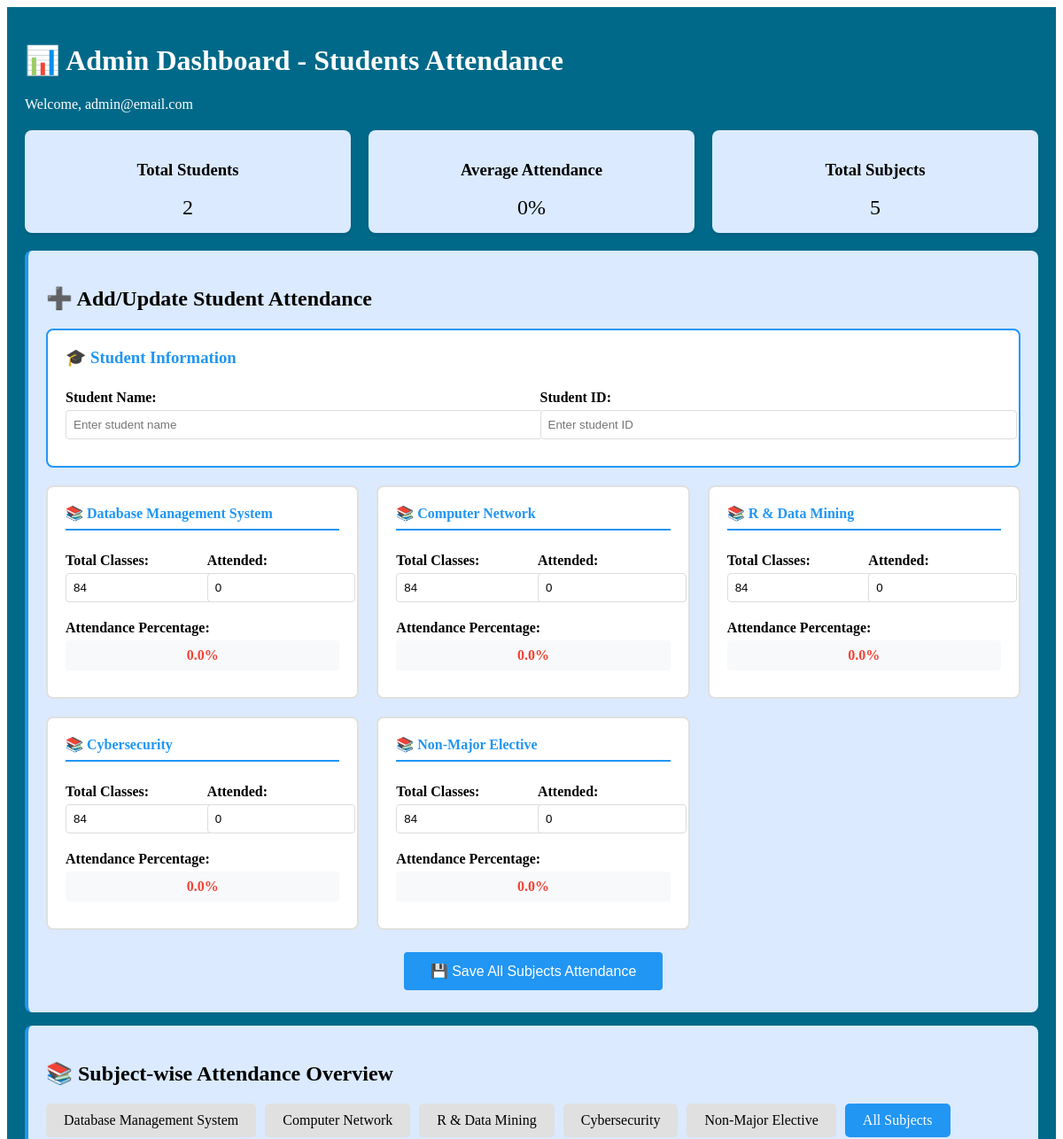
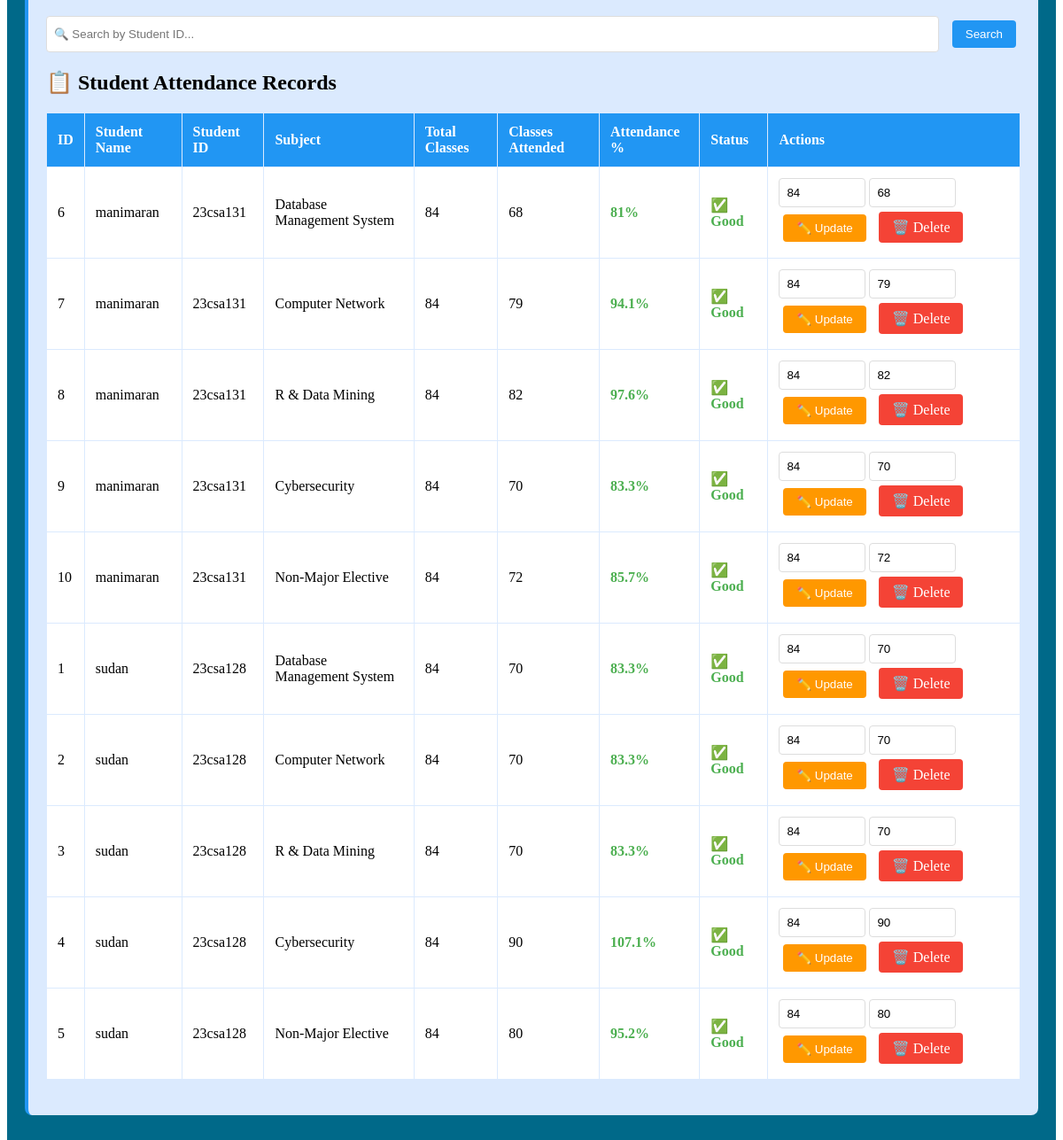
Page /ad_att.php (signed in) on the committed database (2 pictures, top to bottom).
### tables this page shows
CREATE TABLE `attendance` (
  `id` int(11) NOT NULL,
  `student_name` varchar(255) NOT NULL,
  `student_id` varchar(255) NOT NULL,
  `subject` enum('DBMS','Computer_Network','R_Data_Mining','Cybersecurity','NME') NOT NULL,
  `total_classes` int(11) NOT NULL DEFAULT 0,
  `classes_attended` int(11) NOT NULL DEFAULT 0,
  `percentage` decimal(5,2) NOT NULL
);

### ad_att.php (the view, shortened to what this page needs)
<?php
include 'connect.php';
$subjects = [
    'DBMS' => 'Database Management System',
    'Computer_Network' => 'Computer Network',
    'R_Data_Mining' => 'R & Data Mining',
    'Cybersecurity' => 'Cybersecurity',
    'NME' => 'Non-Major Elective'
];
$search_query = "";
$search_condition = "";
$result = $conn->query("SELECT * FROM attendance" . $search_condition . " ORDER BY student_name, subject");
?>
<!DOCTYPE html>
<html lang="en">
<head>
    <link rel="stylesheet" href="ad_style.css">
</head>
<body>
    <div class="container">
        <h1 style="color:white;">📊 Admin Dashboard - Students Attendance</h1>
        <p style="color:white;">Welcome, <?php echo $_SESSION['email']; ?> </p>
        <div class="stats">
            <div class="stat-card">
                <h3>Total Students</h3>
                <p style="font-size: 24px; margin: 0;">
                    <?php
                    $total_students = $conn->query("SELECT COUNT(DISTINCT student_id) as total FROM attendance");
                    echo $total_students->fetch_assoc()['total'] ?: '0';
                    ?>
                </p>
            </div>
            <div class="stat-card">
                <h3>Average Attendance</h3>
                <p style="font-size: 24px; margin: 0;">
                    <?php
                    $avg = $conn->query("SELECT AVG(percentage) as avg_percentage FROM attendance");
                    echo $avg->fetch_assoc()['avg_percentage'] ? round($avg->fetch_assoc()['avg_percentage'], 1) . '%' : '0%';
                    ?>
                </p>
            </div>
            <div class="stat-card">
                <h3>Total Subjects</h3>
                <p style="font-size: 24px; margin: 0;">5</p>
            </div>
        </div>
        <div class="card">
            <h2>➕ Add/Update Student Attendance</h2>
            <form method="POST" action="" id="attendanceForm">
                <div class="student-info-box">
                    <h3>🎓 Student Information</h3>
                    <div class="grid-2">
                        <div class="form-group">
                            <label>Student Name:</label>
                            <input type="text" name="student_name" id="student_name" required placeholder="Enter student name">
                        </div>
                        <div class="form-group">
                            <label>Student ID:</label>
                            <input type="text" name="student_id" id="student_id" required placeholder="Enter student ID" onblur="checkExistingRecords()">
                        </div>
                    </div>
                </div>
                <div class="subject-container">
                    <?php foreach($subjects as $key => $value): ?>
                    <div class="subject-box">
                        <h4>📚 <?php echo $value; ?></h4>
                        <div class="input-row">
                            <div class="input-group">
                                <label>Total Classes:</label>
                                <input type="number" name="total_classes_<?php echo $key; ?>"
                                       id="total_<?php echo $key; ?>"
                                       min="0" value="84"
                                       placeholder="Total"
                                       oninput="calculatePercentage('<?php echo $key; ?>')">
                            </div>
                            <div class="input-group">
                                <label>Attended:</label>
                                <input type="number" name="classes_attended_<?php echo $key; ?>"
                                       id="attended_<?php echo $key; ?>"
                                       min="0" value="0"
                                       placeholder="Attended"
                                       oninput="calculatePercentage('<?php echo $key; ?>')">
                            </div>
                        </div>
                        <div class="input-group">
                            <label>Attendance Percentage:</label>
                            <div id="percentage_<?php echo $key; ?>" style="padding: 8px; background: #f8f9fa; border-radius: 4px; text-align: center; font-weight: bold;">
                            </div>
                        </div>
                    </div>
                    <?php endforeach; ?>
                </div>
                <div style="text-align: center; margin-top: 20px;">
                    <button type="submit" name="add_attendance" class="btn btn-primary" style="padding: 12px 30px; font-size: 16px;">
                        💾 Save All Subjects Attendance
                    </button>
                </div>
            </form>
        </div>
        <div class="card">
            <h2>📚 Subject-wise Attendance Overview</h2>
            <div class="subject-tabs">
                <?php foreach($subjects as $key => $value): ?>
                <div class="subject-tab" onclick="filterSubject('<?php echo $key; ?>')">
                    <?php echo $value; ?>
                </div>
                <?php endforeach; ?>
                <div class="subject-tab active" onclick="filterSubject('all')">All Subjects</div>
            </div>
            <div class="search-container">
                <form method="GET" action="" style="display: flex; width: 100%; gap: 10px;">
                    <input type="text" name="search" placeholder="🔍 Search by Student ID..." value="<?php echo htmlspecialchars($search_query); ?>">
                    <button type="submit" class="btn btn-primary">Search</button>
                </form>
            </div>
            <h2>📋 Student Attendance Records</h2>
            <table id="attendanceTable">
                <thead>
                    <tr>
                        <th>ID</th>
                        <th>Student Name</th>
                        <th>Student ID</th>
                        <th>Subject</th>
                        <th>Total Classes</th>
                        <th>Classes Attended</th>
                        <th>Attendance %</th>
                        <th>Status</th>
                        <th>Actions</th>
                    </tr>
                </thead>
                <tbody>
                    <?php
                    if($result->num_rows > 0) {
                        while($row = $result->fetch_assoc()):
                            $percentage = $row['percentage'];
                            $status_class = '';
                            if($percentage >= 75) $status_class = 'percentage-high';
                            elseif($percentage >= 50) $status_class = 'percentage-medium';
                            else $status_class = 'percentage-low';
                    ?>
                    <tr data-subject="<?php echo $row['subject']; ?>">
                        <td><?php echo $row['id']; ?></td>
                        <td><?php echo $row['student_name']; ?></td>
                        <td><?php echo $row['student_id']; ?></td>
                        <td><?php echo $subjects[$row['subject']] ?? $row['subject']; ?></td>
                        <td><?php echo $row['total_classes']; ?></td>
                        <td><?php echo $row['classes_attended']; ?></td>
                        <td class="<?php echo $status_class; ?>">
                            <?php echo round($percentage, 1); ?>%
                        </td>
                        <td class="<?php echo $status_class; ?>">
                            <?php
                            if($percentage >= 75) echo '✅ Good';
                            elseif($percentage >= 50) echo '⚠️ Average';
                            else echo '❌ Low';
                            ?>
                        </td>
                        <td>
                            <form method="POST" action="" style="display: inline;">
                                <input type="number" name="total_classes" value="<?php echo $row['total_classes']; ?>" style="width: 80px; display: inline;">
                                <input type="number" name="classes_attended" value="<?php echo $row['classes_attended']; ?>" style="width: 80px; display: inline;">
                                <button type="submit" name="update_attendance" class="btn btn-warning">✏️ Update</button>
                            </form>
                            <a href="?delete=<?php echo $row['id']; ?><?php echo !empty($search_query) ? '&search=' . urlencode($search_query) : ''; ?>" class="btn btn-danger"
                               onclick="return confirm('Are you sure you want to delete this record?')">🗑️ Delete</a>
                        </td>
                    </tr>
                    <?php
                        endwhile;
                    } else {
                        if(!empty($search_query)) {
                            echo '<tr><td colspan="9" class="no-results">No attendance records found for student ID: "' . htmlspecialchars($search_query) . '"</td></tr>';
                        } else {
                            echo '<tr><td colspan="9" class="no-results">No attendance records found.</td></tr>';
                        }
                    }
                    ?>
                </tbody>
            </table>
        </div>
    </div>
</body>
</html>

### ad_style.css (style rules this page uses)
.container { max-width: 1500px; margin: 0 auto; padding: 20px; background:#006989 ; }
.card { background: #dbeafe; padding: 20px; margin: 15px 0; border-radius: 8px; border-left: 4px solid #2196F3; }
table { width: 100%; border-collapse: collapse; margin: 20px 0; background: white; }
th, td { border: 1px solid #dbeafe; padding: 12px; text-align: left; }
th { background-color: #2196F3; color: white; }
.btn { padding: 8px 15px; margin: 5px; border: none; border-radius: 4px; cursor: pointer; text-decoration: none; display: inline-block; }
.btn-primary { background: #2196F3; color: white; }
.btn-warning { background: #ff9800; color: white; }
.btn-danger { background: #f44336; color: white; }
.form-group { margin: 10px 0; }
label { display: block; margin-bottom: 5px; font-weight: bold; }
input, select { width: 100%; padding: 8px; border: 1px solid #ddd; border-radius: 4px; }
.percentage-high { color: #4CAF50; font-weight: bold; }
.stats { display: flex; gap: 20px; margin: 20px 0; }
.stat-card { flex: 1; background: #dbeafe; padding: 15px; border-radius: 8px; text-align: center; box-shadow: 0 2px 4px rgba(0,0,0,0.1); }
.subject-tabs { display: flex; gap: 10px; margin: 20px 0; flex-wrap: wrap; }
.subject-tab { padding: 10px 20px; background: #e0e0e0; border-radius: 5px; cursor: pointer; }
.subject-tab.active { background: #2196F3; color: white; }
.grid-2 { display: grid; grid-template-columns: 1fr 1fr; gap: 15px; }
.subject-container { display: grid; grid-template-columns: repeat(auto-fit, minmax(300px, 1fr)); gap: 20px; margin: 20px 0; }
.subject-box { background: white; padding: 20px; border-radius: 8px; border: 2px solid #e0e0e0; }
.subject-box h4 { margin: 0 0 15px 0; color: #2196F3; border-bottom: 2px solid #2196F3; padding-bottom: 8px; }
.student-info-box { background: white; padding: 20px; border-radius: 8px; border: 2px solid #2196F3; margin-bottom: 20px; }
.student-info-box h3 { margin: 0 0 15px 0; color: #2196F3; }
.input-group { margin: 10px 0; }
.input-row { display: grid; grid-template-columns: 1fr 1fr; gap: 10px; }
.search-container { display: flex; gap: 10px; margin: 20px 0; }
.search-container input { flex: 1; }
.search-container button { white-space: nowrap; }

### rows in the picture
attendance: id "6", student_name "manimaran", student "23csa131", subject "Database Management System", total_classes "84", classes_attended "68", percentage "81", shows "✅ Good"
attendance: id "7", student_name "manimaran", student "23csa131", subject "Computer Network", total_classes "84", classes_attended "79", percentage "94.1", shows "✅ Good"
attendance: id "8", student_name "manimaran", student "23csa131", subject "R & Data Mining", total_classes "84", classes_attended "82", percentage "97.6", shows "✅ Good"
attendance: id "9", student_name "manimaran", student "23csa131", subject "Cybersecurity", total_classes "84", classes_attended "70", percentage "83.3", shows "✅ Good"
attendance: id "10", student_name "manimaran", student "23csa131", subject "Non-Major Elective", total_classes "84", classes_attended "72", percentage "85.7", shows "✅ Good"
attendance: id "1", student_name "sudan", student "23csa128", subject "Database Management System", total_classes "84", classes_attended "70", percentage "83.3", shows "✅ Good"
attendance: id "2", student_name "sudan", student "23csa128", subject "Computer Network", total_classes "84", classes_attended "70", percentage "83.3", shows "✅ Good"
attendance: id "3", student_name "sudan", student "23csa128", subject "R & Data Mining", total_classes "84", classes_attended "70", percentage "83.3", shows "✅ Good"
attendance: id "4", student_name "sudan", student "23csa128", subject "Cybersecurity", total_classes "84", classes_attended "90", percentage "107.1", shows "✅ Good"
attendance: id "5", student_name "sudan", student "23csa128", subject "Non-Major Elective", total_classes "84", classes_attended "80", percentage "95.2", shows "✅ Good"

### other values in the picture
$_SESSION['email'] "admin@email.com"
$total_students->fetch_assoc()['total'] ?: '0' "2"
$avg->fetch_assoc()['avg_percentage'] "0"
$value "Database Management System"
$value "Computer Network"
$value "R & Data Mining"
$value "Cybersecurity"
$value "Non-Major Elective"
